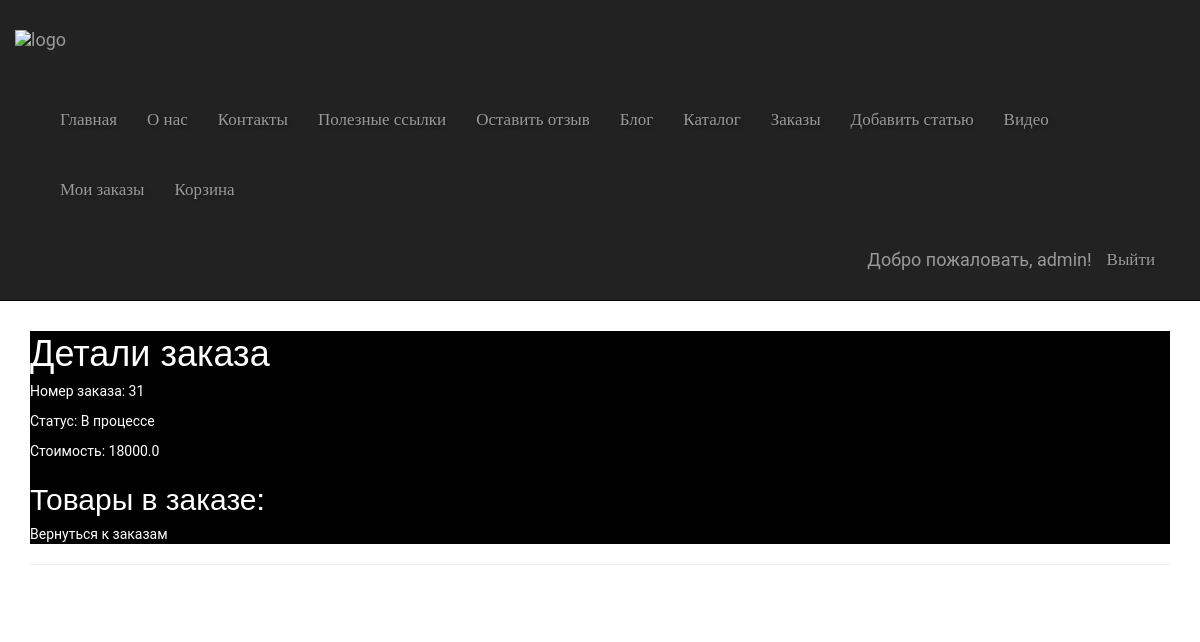
The page /admin_order_details/31/ (signed in) on the database its author committed.
### app/models.py (models this page shows, shortened)
class Order(models.Model):
    STATUS_CHOICES = [
        ('new', 'Новый'),
        ('in_progress', 'В процессе'),
        ('completed', 'Завершен'),
        ('cancelled', 'Отменен'),
    ]
    user = models.ForeignKey('auth.User', on_delete=models.CASCADE)
    status = models.CharField(max_length=20, choices=STATUS_CHOICES, default='new', verbose_name="Статус")
    total_price = models.DecimalField(max_digits=10, decimal_places=1, default=0.00, verbose_name="Общая стоимость")
    created_at = models.DateTimeField(auto_now_add=True, verbose_name="Дата создания")
    completed = models.BooleanField(default=False)
    status = models.CharField(max_length=20, choices=STATUS_CHOICES, default='pending')
    class Meta:
        verbose_name = "Заказ"
        verbose_name_plural = "Заказы"

### app/views.py (the view)
# urls.py: path('admin_order_details/<int:order_id>/', views.admin_order_details, name='admin_order_details'),
@staff_member_required
def admin_order_details(request, order_id):
    order = get_object_or_404(Order, id=order_id)
    order_items = OrderItem.objects.filter(order=order)
    return render(request, 'app/admin_order_details.html', {'order': order, 'order_items': order_items})

### app/templates/app/admin_order_details.html (shortened to what this page needs)
{% extends "app/layout.html" %}
{% block content %}
{% load static %}
<div class="container-order">
    <h1>Детали заказа</h1>
    <p>Номер заказа: {{ order.id }}</p>
    <p>Статус: {{ order.get_status_display }}</p>
    <p>Стоимость: {{ order.total_price }}</p>
    <h2>Товары в заказе:</h2>
    <a href="{% url 'admin_orders' %}" style="color: white;">Вернуться к заказам</a>
</div>
{% endblock %}

### app/templates/app/loginpartial.html (shortened to what this page needs)
{% if user.is_authenticated %}
{% load static %}
<form id="logoutForm" action="/logout/" method="post" class="navbar-right">
    <ul class="nav navbar-nav navbar-right">
        <li><span class="navbar-brand">Добро пожаловать, {{ user.username }}!</span></li>
        <li><a href="javascript:document.getElementById('logoutForm').submit()">Выйти</a></li>
    </ul>
</form>
{% endif %}

### app/static/app/content/site.css (style rules this page uses)
body { padding-top: 80px; padding-bottom: 20px; margin: 0; padding: 0; font-family: 'Roboto', sans-serif; overflow-x: hidden; background-image: url('background.jpg'); background-repeat: no-repeat; background-size: cover; background-position: center; color: black; min-height: 100vh; }
:root { --autumn-orange: #D2691E; --autumn-brown: #8B4513; --autumn-yellow: #DAA520; --autumn-red: #B22222; --cream: #FFF8DC; }
body, html { margin: 0; padding: 0; font-family: 'Roboto', sans-serif; background-image: url('background.jpg'); color: black; overflow-x: hidden; }
.navbar-brand { padding: 0; height: 80px; display: flex; align-items: center; }
.navbar-nav > li > a { padding-top: 20px; padding-bottom: 10px; font-family: 'Playfair Display', serif; font-size: 1.7rem; color: var(--cream); margin: 1rem 0; text-shadow: 2px 2px 4px rgba(0,0,0,0.3); }
.container-order { margin-top: 20px; color: white; background-color: black; height: auto; }

### rows shown on the page
Order: id "31", status "В процессе", total_price "18000.0"

### other values the page prints
{{ user.username }} "admin"
